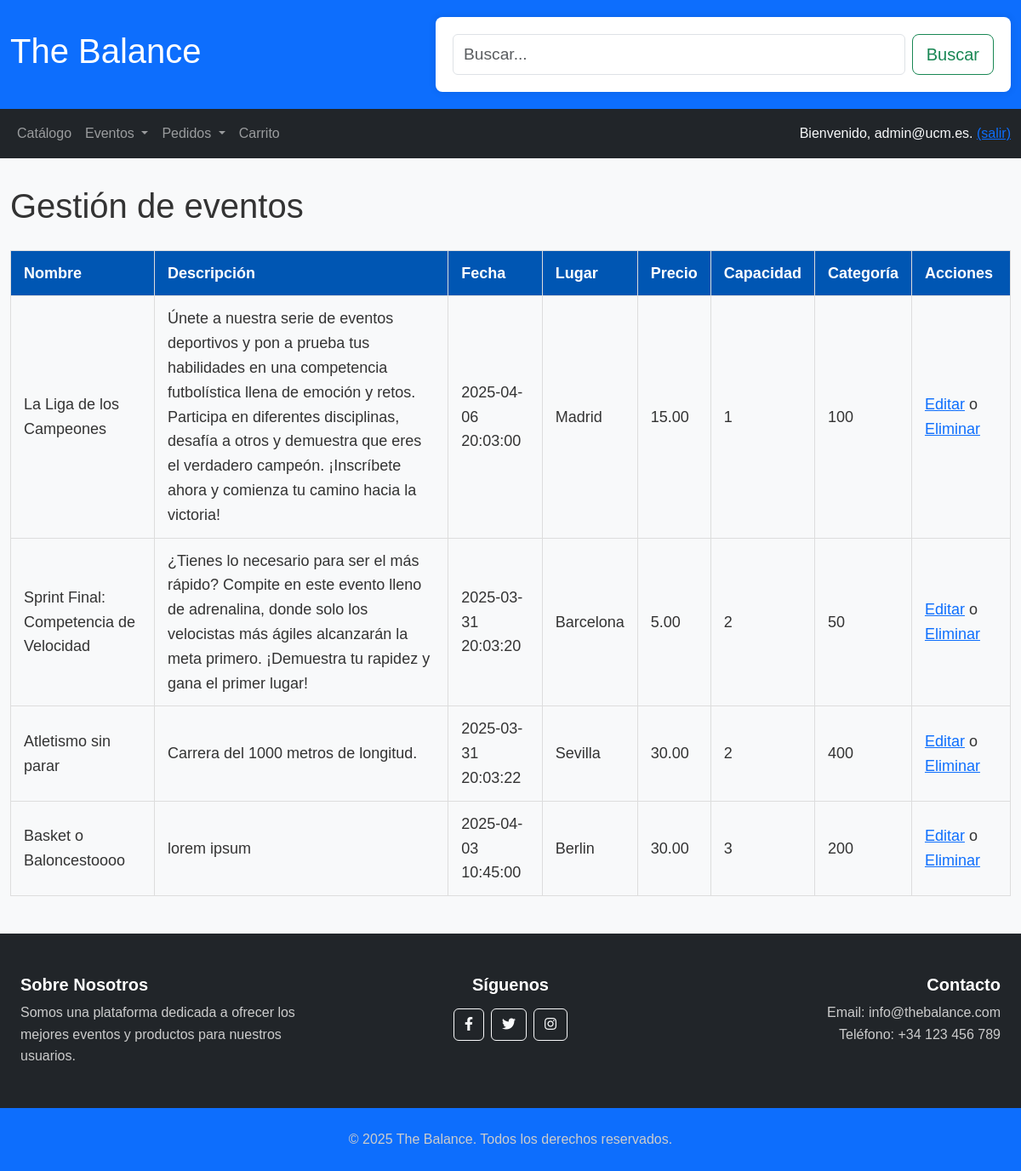
The app's page /manageEvents.php (signed in) with its own data.
### tables this page shows
CREATE TABLE `events` (
  `id` bigint(20) NOT NULL,
  `name` varchar(50) NOT NULL,
  `description` text DEFAULT NULL,
  `price` decimal(11,2) NOT NULL,
  `location` varchar(100) NOT NULL,
  `date` timestamp NOT NULL DEFAULT current_timestamp() ON UPDATE current_timestamp(),
  `capacity` int(11) NOT NULL,
  `category_id` bigint(20) NOT NULL,
  `email_provider` varchar(50) NOT NULL
);

### includes/event/eventDTO.php (called while the page is built, shortened)
<?php
class eventDTO implements \JsonSerializable
{
    private $id;
    private $name;
    private $desc;
    private $date;
    private $price;
    private $location;
    private $category;
    private $capacity;
    public function __construct($id, $name, $desc, $date, $price, $location, $capacity, $category, $email_provider)
    {
        $this->id = $id;
        $this->name = $name;
        $this->desc = $desc;
        $this->date = $date;
        $this->price = $price;
        $this->location = $location;
        $this->capacity = $capacity;
        $this->category = $category;
    }
    public function getId()
    {
        return $this->id;
    }
    public function getName()
    {
        return $this->name;
    }
    public function getDesc()
    {
        return $this->desc;
    }
    public function getDate()
    {
        return $this->date;
    }
    public function getPrice()
    {
        return $this->price;
    }
    public function getLocation()
    {
        return $this->location;
    }
    public function getCategory()
    {
        return $this->category;
    }
    public function getCapacity()
    {
        return $this->capacity;
    }
}

### includes/event/eventDAO.php (called while the page is built, shortened)
<?php
class eventDAO extends baseDAO implements IEvent
{
    public function getEvents($filters = array() )
    {
        $events = array();
        try {
            $conn = application::getInstance()->getConnectionDb();
            $queryData = $this->constructSearchQuery($filters);
            $stmt = $conn->prepare($queryData['query']);
            if(!$stmt->execute())
            {
                throw new \Exception("Error al ejecutar la consulta: " . $stmt->error);
            }
            $stmt->bind_result($Id, $Name, $Description, $Price, $Location, $Date, $Capacity, $Category, $EmailProvider);
            while ($stmt->fetch())
            {
                $event = new eventDTO($Id, $Name, $Description, $Date, $Price, $Location, $Category, $Capacity, $EmailProvider);
                $events[] = $event;
            }
        } catch (\Exception $e) {
            error_log($e->getMessage());
            throw $e;
        }
        return $events;
    }
    private function constructSearchQuery($filters)
    {
        $query = "SELECT * FROM events WHERE ";
        $args = array();
        $types = '';
        if (!empty($args))
        {
            $query = substr($query, 0, -4);
        }
        else
        {
            $query = "SELECT * FROM events";
        }
        return array('query' => $query, 'params' => $args, 'types' => $types);
    }
}

### includes/event/eventAppService.php (called while the page is built, shortened)
<?php
class eventAppService
{
    private static $instance;
    public static function GetSingleton()
    {
        if (!self::$instance instanceof self)
        {
            self::$instance = new self;
        }
        return self::$instance;
    }
    public function getEventsByUserType()
    {
        $IEventDAO = eventFactory::CreateEvent();
        $eventsDTO = null;
        $app = application::getInstance();
        if ($app->isCurrentUserAdmin())
        {
            $eventsDTO = $IEventDAO->getEvents();
        }
        else
        {
            $userEmail = htmlspecialchars($app->getCurrentUserEmail());
            $eventsDTO = $IEventDAO->getEvents(array("email_provider" => $userEmail));
        }
        return $eventsDTO;
    }
}

### includes/config.php (called while the page is built, shortened)
<?php
spl_autoload_register(function ($class) {
    $prefix = 'TheBalance\\';
    $base_dir = __DIR__ . DIRECTORY_SEPARATOR;
    $len = strlen($prefix);
    $relative_class = substr($class, $len);
    $file = str_replace(DIRECTORY_SEPARATOR, '/', $base_dir) . str_replace(DIRECTORY_SEPARATOR, '/', $relative_class) . '.php';
});

### includes/event/eventFactory.php (called while the page is built, shortened)
<?php
class eventFactory
{
    public static function CreateEvent() : IEvent
    {
        $eventDAO = false;
        $config = "DAO";
        if ($config === "DAO")
        {
            $eventDAO = new eventDAO();
        }
        else
        {
            $eventDAO = new eventMock();
        }
        return $eventDAO;
    }
}

### includes/application.php (called while the page is built, shortened)
<?php
class application
{
    private static $instance;
    public static function getInstance()
    {
        if ( !self::$instance instanceof self )
        {
            self::$instance = new static();
        }
        return self::$instance;
    }
    public function isCurrentUserLogged()
    {
        return isset($_SESSION['user']);
    }
    public function isCurrentUserAdmin()
    {
        return $this->isCurrentUserLogged() && json_decode($_SESSION['user'], true)['usertype'] == 0;
    }
    public function getCurrentUserEmail()
    {
        return json_decode($_SESSION['user'], true)['email'] ?? null;
    }
}

### includes/event/manageEventTable.php (the view, shortened to what this page needs)
<?php
class manageEventTable extends baseTable
{
    protected function generateTableContent()
    {
        $html = '';
        foreach ($this->data as $event) {
            $html .= '<tr>';
            $html .= '<td>' . htmlspecialchars($event->getName()) . '</td>';
            $html .= '<td>' . htmlspecialchars($event->getDesc()) . '</td>';
            $html .= '<td>' . htmlspecialchars($event->getDate()) . '</td>';
            $html .= '<td>' . htmlspecialchars($event->getLocation()) . '</td>';
            $html .= '<td>' . htmlspecialchars($event->getPrice()) . '</td>';
            $html .= '<td>' . htmlspecialchars($event->getCapacity()) . '</td>';
            $html .= '<td>' . htmlspecialchars($event->getCategory()) . '</td>';
            $html .= '<td>';
            $html .= '<a href="updateEvents.php?eventId=' . htmlspecialchars($event->getId()) . '">Editar</a>';
            $html .= ' o ';
            $html .= '<a href="manageEvents.php?eventId=' . htmlspecialchars($event->getId()) . '" onclick="return confirm(\'¿Estás seguro de que deseas eliminar este evento?\');">Eliminar</a>';
            $html .= '</td>';
            $html .= '</tr>';
        }
        return $html;
    }
}

### includes/views/common/baseTable.php (shortened to what this page needs)
<?php
abstract class baseTable
{
    protected $columns;
    public function __construct(array $data, array $columns)
    {
        $this->data = $data;
        $this->columns = $columns;
    }
    public function generateTable()
    {
        $html = '<div class="table-container">';
        $html .= '<table>';
        $html .= '<tr>';
        foreach ($this->columns as $column) {
            $html .= '<th>' . htmlspecialchars($column) . '</th>';
        }
        $html .= '</tr>';
        $html .= $this->generateTableContent();
        $html .= '</table>';
        $html .= '</div>';
        return $html;
    }
}

### manageEvents.php (shortened to what this page needs)
<?php
require_once __DIR__.'/includes/config.php';
$mainContent = "";
$app = application::getInstance();
if(!$app->isCurrentUserLogged())
{
    $mainContent = <<<EOS
        <h1>No es posible gestionar eventos si no has iniciado sesión.</h1>
    EOS;
}
else
{
    if ( ! $app->isCurrentUserProvider() && ! $app->isCurrentUserAdmin() )
    {
        $mainContent = <<<EOS
            <h1>No es posible gestionar eventos si no se es proveedor o administrador.</h1>
        EOS;
    }
    else
    {
        $eventAppService = eventAppService::GetSingleton();
        $eventsDTO = $eventAppService->getEventsByUserType();
        $columns = ['Nombre', 'Descripción', 'Fecha', 'Lugar', 'Precio', 'Capacidad', 'Categoría', 'Acciones'];
        $eventTable = new manageEventTable($eventsDTO, $columns);
        $html = $eventTable->generateTable();
        $mainContent .= <<<EOS
            <h1>Gestión de eventos</h1>
            $html
        EOS;
    }
}
require_once __DIR__.'/includes/views/template/template.php';

### includes/views/template/template.php (shortened to what this page needs)
<!DOCTYPE html>
<html lang="es">
    <head>
        <link href="https://cdn.jsdelivr.net/npm/bootstrap@5.3.3/dist/css/bootstrap.min.css" rel="stylesheet">    <link rel="stylesheet" type="text/css" href="CSS/styles.css" />
        <link href="https://cdnjs.cloudflare.com/ajax/libs/font-awesome/5.15.4/css/all.min.css" rel="stylesheet">
        <link rel="stylesheet" type="text/css" href="/AW-project/CSS/styles.css">
    </head>
    <body>
        <div class="container-fluid">
            <header class="row align-items-center bg-primary text-white mb-0">
                <?php
                    require("includes/views/common/header.php");
                ?>
            </header>
            <div class="row">
                <?php
                    require("includes/views/common/menu.php");
                ?>
            </div>
            <div class="row align-items-center mb-4">
                <main class="col">
                    <?= $mainContent ?>
                </main>
            </div>
            <footer class="row bg-dark text-white p-0 mb-0">
                <?php
                    require("includes/views/common/footer.php");
                ?>
            </footer>
        </div>
    </body>
</html>

### includes/views/common/header.php
<div class="col-12 col-md-5 text-center text-md-start mt-5 mb-3 mt-md-0 mb-md-0">
    <a href="index.php" class="text-white text-decoration-none">
        <h1 class="fs-1">The Balance</h1>
    </a>
</div>
<div class="col-12 col-md-7">
    <form class="d-flex" role="search" method="POST" action="catalog.php?search=true">
        <input class="form-control me-2" type="search" name="query" placeholder="Buscar..." aria-label="Buscar" style="font-size: 1.2rem;">
        <button class="btn btn-outline-success btn-lg" type="submit">Buscar</button>
    </form>
</div>

### includes/views/common/menu.php (shortened to what this page needs)
<?php
function mostrarLogin()
{
    $app = application::getInstance();
    if ($app->isCurrentUserLogged())
    {
        $email = $app->getCurrentUserEmail();
        echo "Bienvenido, " . $email . ". <a href='logout.php'>(salir)</a>";
    }
    else
    {
        echo "Usuario desconocido. <a href='login.php'>Login.</a> <a href='register.php'>Registro</a>";
    }
}
?>
<nav class="navbar navbar-expand-lg navbar-dark bg-dark w-100">
    <div class="container-fluid">
        <div class="collapse navbar-collapse" id="navbarNav">
            <ul class="navbar-nav me-auto">
                <li class="nav-item">
                    <a class="nav-link" href="catalog.php">Catálogo</a>
                </li>
                <li class="nav-item dropdown">
                    <a class="nav-link dropdown-toggle" href="#" id="eventosDropdown" role="button" data-bs-toggle="dropdown" aria-expanded="false">
                        Eventos
                    </a>
                </li>
                <li class="nav-item dropdown">
                    <a class="nav-link dropdown-toggle" href="#" id="pedidosDropdown" role="button" data-bs-toggle="dropdown" aria-expanded="false">
                        Pedidos
                    </a>
                </li>
                <li class="nav-item">
                    <a class="nav-link" href="index.php">Carrito</a>
                </li>
            </ul>
        </div>
        <div class="text-light">
            <?php mostrarLogin(); ?>
        </div>
    </div>
</nav>

### includes/views/common/footer.php
<div class="row bg-dark text-white py-5 m-0">
    <div class="col-md-4 text-center text-md-start mb-4 mb-md-0">
        <h5>Sobre Nosotros</h5>
        <p>Somos una plataforma dedicada a ofrecer los mejores eventos y productos para nuestros usuarios.</p>
    </div>
    <div class="col-md-4 text-center mb-4 mb-md-0">
        <h5 class="mb-3">Síguenos</h5>
        <div class="d-flex justify-content-center">
            <a href="https://www.facebook.com" target="_blank" class="btn btn-outline-light btn-circle me-2">
                <i class="fab fa-facebook-f"></i>
            </a>
            <a href="https://www.twitter.com" target="_blank" class="btn btn-outline-light btn-circle me-2">
                <i class="fab fa-twitter"></i>
            </a>
            <a href="https://www.instagram.com" target="_blank" class="btn btn-outline-light btn-circle">
                <i class="fab fa-instagram"></i>
            </a>
        </div>
    </div>
    <div class="col-md-4 text-center text-md-end">
        <h5>Contacto</h5>
        <p>Email: info@thebalance.com</p>
        <p>Teléfono: +34 123 456 789</p>
    </div>
</div>
<div class="row bg-primary text-white py-4 m-0">
    <div class="col-12 text-center">
        <p>&copy; 2025 The Balance. Todos los derechos reservados.</p>
    </div>
</div>

### CSS/styles.css (style rules this page uses)
* { margin: 0; padding: 0; box-sizing: border-box; }
body { font-family: 'Arial', sans-serif; line-height: 1.6; color: #333; background-color: #f8f9fa; margin: 0; padding: 0; }
.row { margin-bottom: 2rem; }
footer { background-color: #343a40; color: #fff; padding: 2rem 0; }
footer h5 { font-weight: bold; color: #fff; }
footer p { color: #ccc; }
footer a { color: #007bff; text-decoration: none; }
form { background: #fff; padding: 20px; margin: 20px 0; box-shadow: 0 0 10px rgba(0, 0, 0, 0.1); border-radius: 8px; }
footer { background: #333; color: #fff; text-align: center; padding: 20px; margin-top: 20px; }
footer p { margin: 0; }
button { background: #0056b3; color: #fff; border: none; padding: 10px 20px; cursor: pointer; border-radius: 5px; transition: background 0.3s ease; }
.text-center { text-align: center; }
.table-container { width: 100%; overflow-x: auto; }
.table-container table { width: 100%; border-collapse: collapse; margin: 20px 0; font-size: 18px; text-align: left; }
.table-container th, .table-container td { padding: 12px 15px; border: 1px solid #ddd; }
.table-container th { background-color: #0056b3; color: white; font-weight: bold; }

### records on screen
events: name "La Liga de los Campeones", description "Únete a nuestra serie de eventos deportivos y pon a prueba tus habilidades en una competencia futbolística llena de emoción y retos. Participa en diferentes disciplinas, desafía a otros y demuestra que eres el verdadero campeón. ¡Inscríbete ahora y comienza tu camino hacia la victoria!", date "2025-04-06 20:03:00", location "Madrid", price "15.00", category "1", capacity "100", value "o"
events: name "Sprint Final: Competencia de Velocidad", description "¿Tienes lo necesario para ser el más rápido? Compite en este evento lleno de adrenalina, donde solo los velocistas más ágiles alcanzarán la meta primero. ¡Demuestra tu rapidez y gana el primer lugar!", date "2025-03-31 20:03:20", location "Barcelona", price "5.00", category "2", capacity "50", value "o"
events: name "Atletismo sin parar", description "Carrera del 1000 metros de longitud.", date "2025-03-31 20:03:22", location "Sevilla", price "30.00", category "2", capacity "400", value "o"
events: name "Basket o Baloncestoooo", description "lorem ipsum", date "2025-04-03 10:45:00", location "Berlin", price "30.00", category "3", capacity "200", value "o"

### other values on screen
$email "admin@ucm.es"
$column "Nombre"
$column "Descripción"
$column "Fecha"
$column "Lugar"
$column "Precio"
$column "Capacidad"
$column "Categoría"
$column "Acciones"
